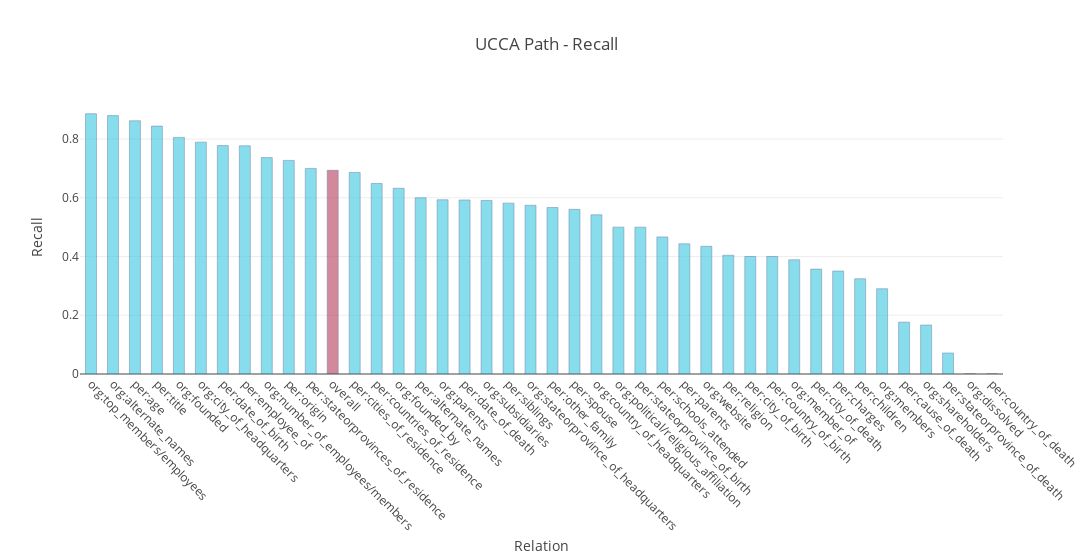

Here is the notebook cell this chart was saved with:
### Code cell
import plotly.graph_objs as go


overall_index = next(i for (i, stat) in enumerate(stats) if stat[0] == 'overall')

colors = ['rgb(58,200,225)'] * len(stats)
colors[overall_index] = 'rgb(181,59,89)'


trace = go.Bar(
    x=[stat[0] for stat in stats],
    y=[stat[1] for stat in stats],
    name='Recall',
    width=0.5,
    marker=dict(
        color=colors,
        line=dict(
            color='rgb(8,48,107)',
            width=0.5),
        ),
    opacity=0.6
)

data = [trace]
layout = go.Layout(
    title='UCCA Path - Recall',
    xaxis_title="Relation",
    yaxis_title="Recall",        
    barmode='overlay',
    width=1200,
    xaxis = go.layout.XAxis(
        tickangle = 45,
        automargin = True
        
    )
    
        
)

fig = go.Figure(data=data, layout=layout)
iplot(fig)

### Figure 1 — Plotly figure (JSON) as saved in the notebook; plotly's stock layout.template omitted (floating-point values rounded to 4 significant figures)
{"data": [{"marker": {"color": ["rgb(58,200,225)", "rgb(58,200,225)", "rgb(58,200,225)", "rgb(58,200,225)", "rgb(58,200,225)", "rgb(58,200,225)", "rgb(58,200,225)", "rgb(58,200,225)", "rgb(58,200,225)", "rgb(58,200,225)", "rgb(58,200,225)", "rgb(181,59,89)", "rgb(58,200,225)", "rgb(58,200,225)", "rgb(58,200,225)", "rgb(58,200,225)", "rgb(58,200,225)", "rgb(58,200,225)", "rgb(58,200,225)", "rgb(58,200,225)", "rgb(58,200,225)", "rgb(58,200,225)", "rgb(58,200,225)", "rgb(58,200,225)", "rgb(58,200,225)", "rgb(58,200,225)", "rgb(58,200,225)", "rgb(58,200,225)", "rgb(58,200,225)", "rgb(58,200,225)", "rgb(58,200,225)", "rgb(58,200,225)", "rgb(58,200,225)", "rgb(58,200,225)", "rgb(58,200,225)", "rgb(58,200,225)", "rgb(58,200,225)", "rgb(58,200,225)", "rgb(58,200,225)", "rgb(58,200,225)", "rgb(58,200,225)", "rgb(58,200,225)"], "line": {"color": "rgb(8,48,107)", "width": 0.5}}, "name": "Recall", "opacity": 0.6, "type": "bar", "uid": "51512d43-e5c5-4194-8b41-beaf34850abe", "width": 0.5, "x": ["org:top_members/employees", "org:alternate_names", "per:age", "per:title", "org:founded", "org:city_of_headquarters", "per:date_of_birth", "per:employee_of", "org:number_of_employees/members", "per:origin", "per:stateorprovinces_of_residence", "overall", "per:cities_of_residence", "per:countries_of_residence", "org:founded_by", "per:alternate_names", "org:parents", "per:date_of_death", "org:subsidiaries", "per:siblings", "org:stateorprovince_of_headquarters", "per:other_family", "per:spouse", "org:country_of_headquarters", "org:political/religious_affiliation", "per:stateorprovince_of_birth", "per:schools_attended", "per:parents", "org:website", "per:religion", "per:city_of_birth", "per:country_of_birth", "org:member_of", "per:city_of_death", "per:charges", "per:children", "org:members", "per:cause_of_death", "org:shareholders", "per:stateorprovince_of_death", "org:dissolved", "per:country_of_death"], "y": [0.8863, 0.8798, 0.8622, 0.8441, 0.8056, 0.7895, 0.7778, 0.7769, 0.7368, 0.7273, 0.7, 0.6936, 0.6862, 0.6486, 0.6324, 0.6, 0.5932, 0.5926, 0.5909, 0.5818, 0.5745, 0.5667, 0.5606, 0.5421, 0.5, 0.5, 0.4667, 0.4432, 0.4348, 0.4043, 0.4, 0.4, 0.3889, 0.3571, 0.3505, 0.3243, 0.2903, 0.1765, 0.1667, 0.0714, 0, 0]}], "layout": {"barmode": "overlay", "title": {"text": "UCCA Path - Recall"}, "width": 1200, "xaxis": {"automargin": true, "tickangle": 45, "title": {"text": "Relation"}}, "yaxis": {"title": {"text": "Recall"}}}}
